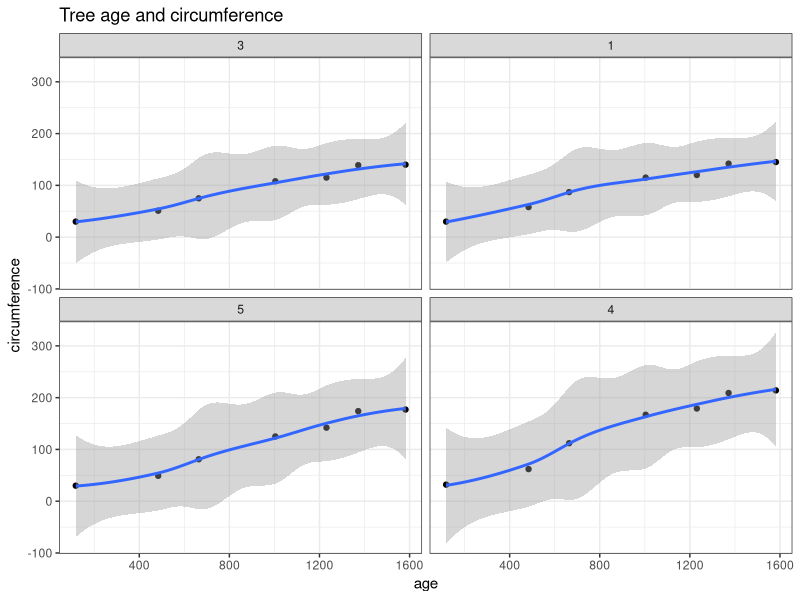
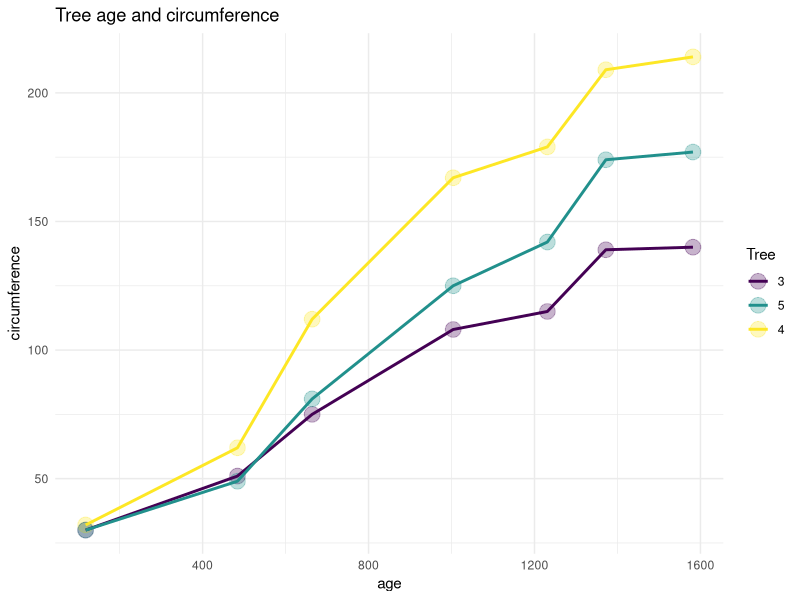

Write the R code that produced these figures, in order.
library(tidyverse)
View(msleep)
names(msleep)
View(Orange)

Orange %>%
  filter(Tree != "2") %>%
  ggplot(aes(age,circumference)) +
  geom_point()+
  geom_smooth()+
  facet_wrap(~Tree)+
  #facet_wrap() use kora hoy category onujayi alada alada graph show korar jonno
  theme_bw()+
  labs(title="Tree age and circumference")


Orange %>%
  filter(Tree != "2" & Tree != "1") %>%
  ggplot(aes(age,circumference,colour = Tree)) +
  # alpha = 0.n use kora hoy transparent korar jonno
  geom_point(size=5,alpha = .3)+
  geom_line(size=1)+
  theme_minimal()+
  labs(title="Tree age and circumference")

  